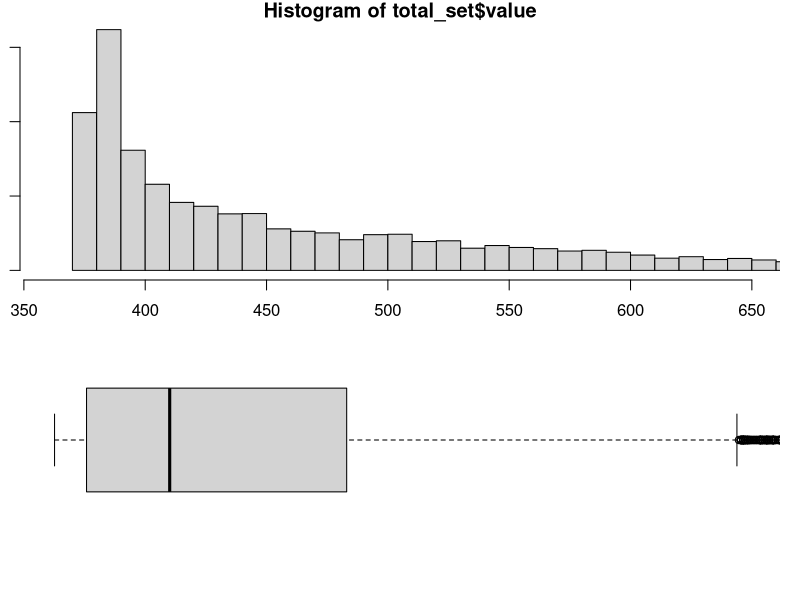

Source code (R):
library(reshape2)
library(gridExtra)
library(ggplot2)

total_set = melt(data.frame(t(read.csv("RepeatingTimes_4.csv", header=F))))

layout(mat=matrix(c(1, 2), 2, 1, byrow=T))

par(mar=c(1, 1, 1, 1))
hist(total_set$value, xlim=c(360, 650), breaks=50)
par(mar=c(1, 1, 0, 1))
boxplot(total_set$value, ylim=c(370,700), horizontal = T, axes=F)


